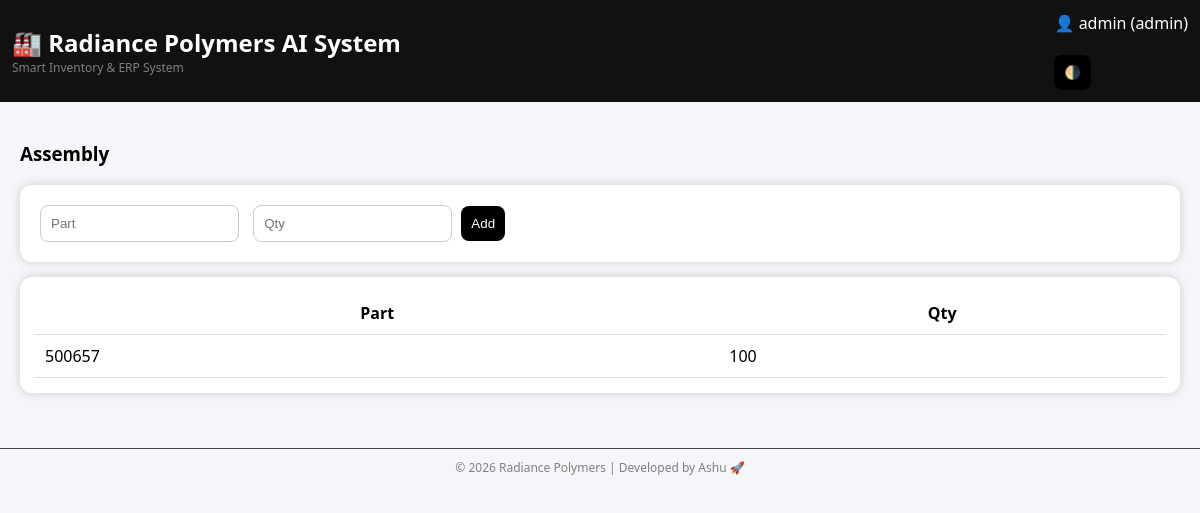
/assembly (signed in), run on an earlier commit of the app's database.
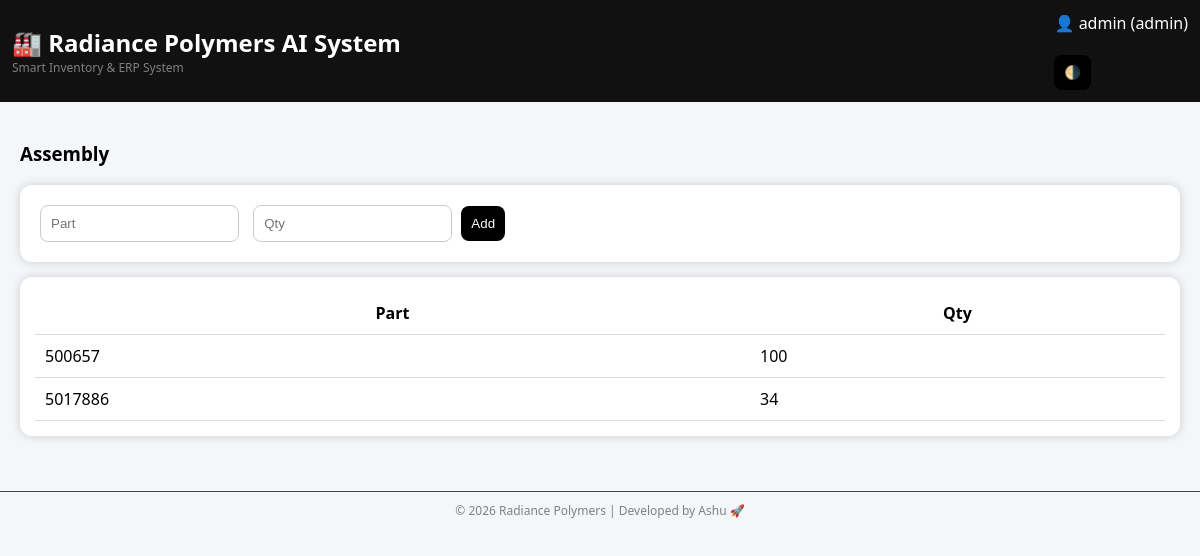
And on a later commit of the database.
### tables this page shows
CREATE TABLE assembly (id INTEGER PRIMARY KEY, part TEXT, qty INTEGER);

### app.py (the view, shortened to what this page needs)
@app.route('/assembly', methods=['GET', 'POST'])
def assembly():
    if 'user' not in session:
        return redirect('/')
    conn = get_db()
    cur = conn.cursor()
    data = cur.execute("SELECT * FROM assembly").fetchall()
    conn.close()
    return render_template("assembly.html", data=data)

### app.py (called while the page is built)
def get_db():
    conn = sqlite3.connect("erp.db", check_same_thread=False)
    conn.row_factory = sqlite3.Row
    return conn

### templates/assembly.html
{% extends 'base.html' %}
{% block content %}
<h3>Assembly</h3>
<div class="card">
<form method="post">
<input name="part" placeholder="Part">
<input name="qty" placeholder="Qty">
<button>Add</button>
</form>
</div>
<div class="card">
<table>
<tr><th>Part</th><th>Qty</th></tr>
{% for i in data %}
<tr><td>{{ i['part'] }}</td><td>{{ i['qty'] }}</td></tr>
{% endfor %}
</table>
</div>
{% endblock %}

What changed in the data, as far as the page shows it:
added assembly: part "5017886", qty "34"
